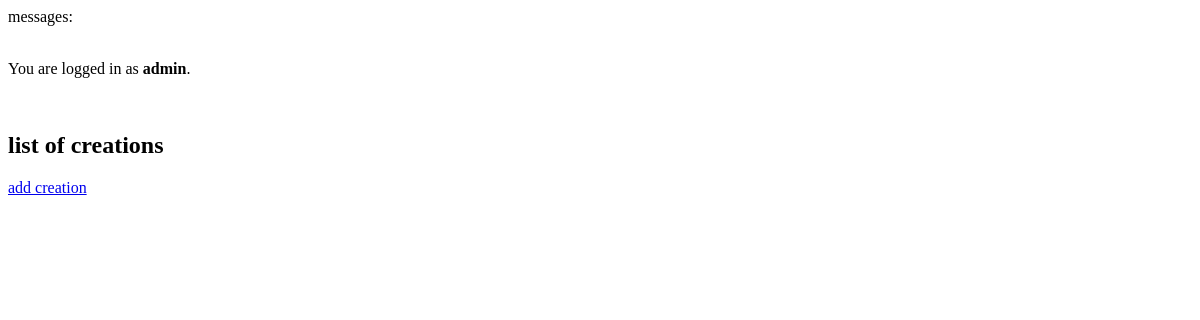
Before: /voting/dashboard/ (signed in) with the older database file.
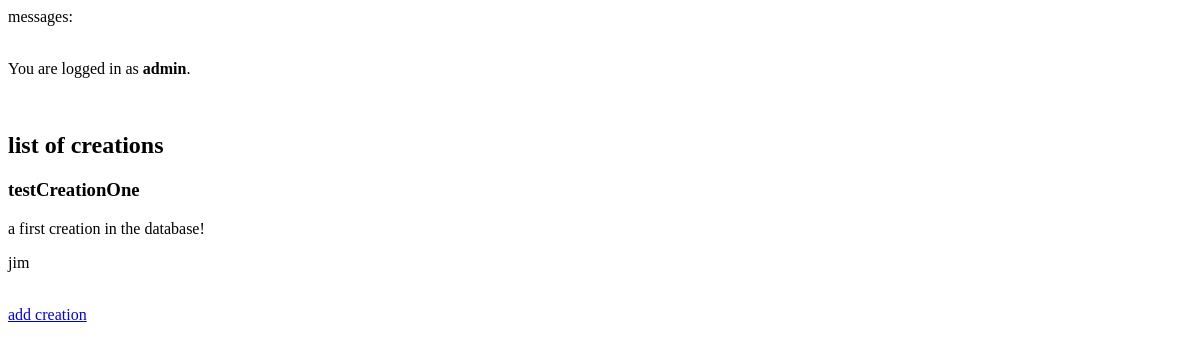
After: the same page with the newer database file.
### voting/models.py (models this page shows, shortened)
class Creation(models.Model):
    name = models.CharField(max_length=200)
    description = models.CharField(max_length=200)
    creator = models.CharField(max_length=200)

### voting/views.py (the view)
# urls.py: path("dashboard/", views.dashboard, name="dashboard"),
@user_passes_test(lambda u: u.is_staff)
def dashboard(request):
    return render(request=request,
                  template_name="voting/dashboard.html",
                  context={"creations": Creation.objects.all()})

### voting/templates/voting/dashboard.html
{% extends 'voting/header.html' %}
{% block content %}
{% include "voting/includes/status.html" %}
<br>
<h2> list of creations </h2>
{% for creation in creations %}
    <h3> {{ creation.name }} </h3>
    <p> {{ creation.description }} </p>
    <p> {{ creation.creator }} </p>
    <br>
{% endfor %}
<a href="addcreation">add creation</a>
{% endblock %}

Changed rows visible on the page:
added Creation: name "testCreationOne", description "a first creation in the database!", creator "jim"
